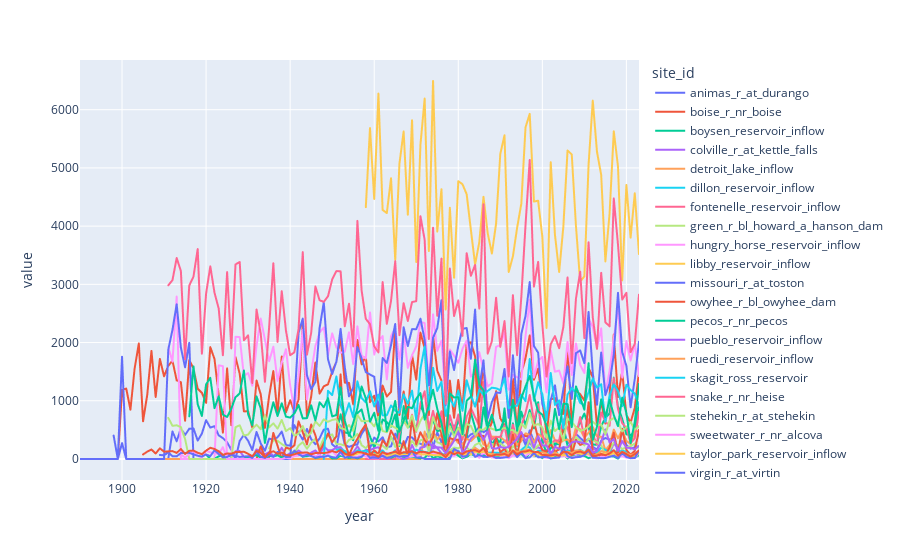

Here is the notebook cell this chart was saved with:
### Code cell
import plotly.express as px

px.line(
    df_targets.sort_values(["site_id", "year"], ascending=True),
    x="year",
    y=["volume"],
    color="site_id",
)
